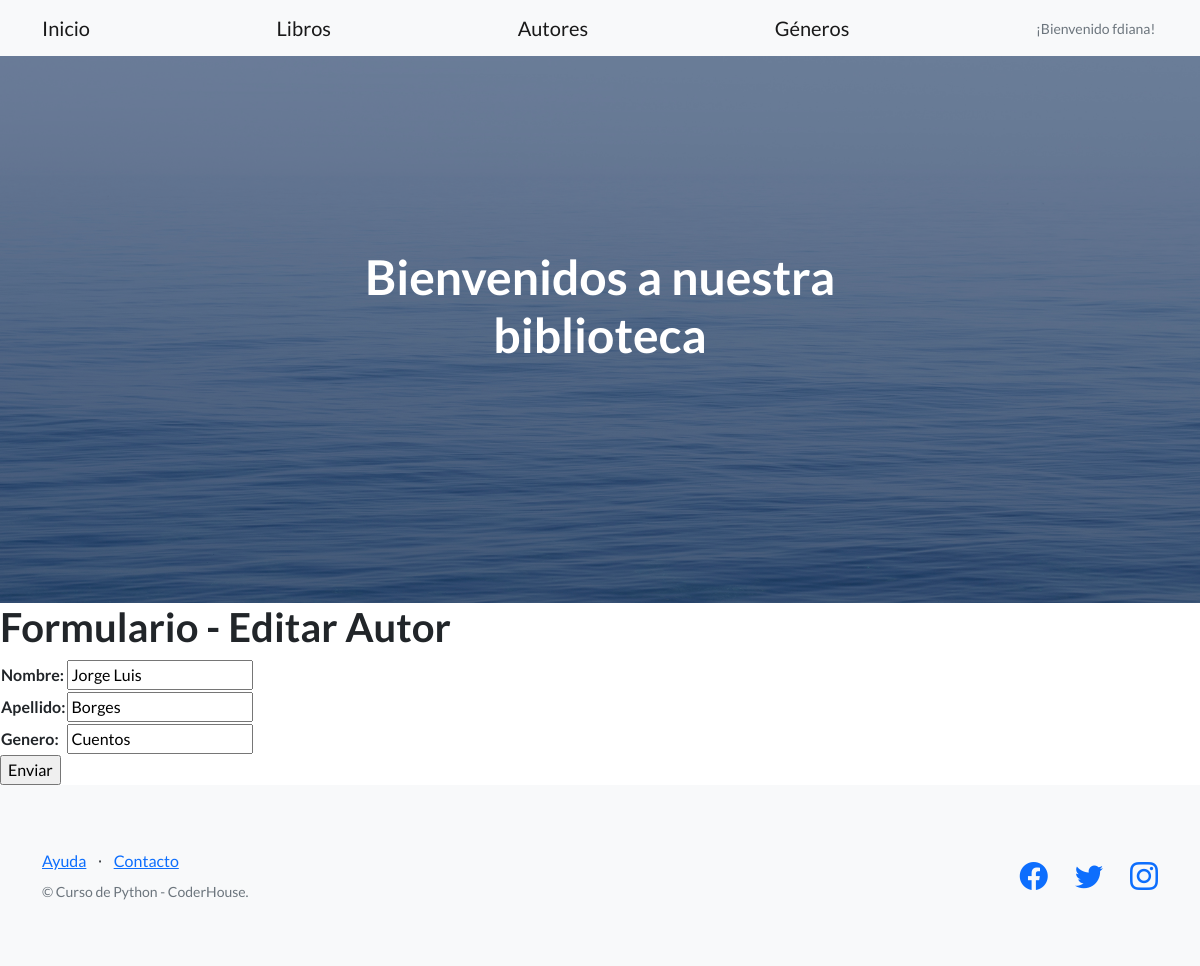
/editarAutores/Jorge Luis/ (signed in), run on the app's committed database.
### AppCoder/models.py (models this page shows, shortened)
class Autor(models.Model):
    nombre= models.CharField(max_length=30)
    apellido= models.CharField(max_length=30)
    genero= models.CharField(max_length=40)

### AppCoder/views.py (the view)
# urls.py: path('editarAutores/<autor_nombre>/', views.editarAutor, name="EditarAutor"),
def editarAutor(request, autor_nombre):
  autor = Autor.objects.get(nombre=autor_nombre)
  if request.method == 'POST':
    miFormulario = AutorFormulario(request.POST)
    print(miFormulario)
    if miFormulario.is_valid: # Si pasó la validación de Django
      informacion = miFormulario.cleaned_data
      autor.nombre = informacion['nombre']
      autor.apellido = informacion['apellido']
      autor.genero = informacion['genero']
      autor.save()
      return render(request, "AppCoder/inicio.html")
  else:
    miFormulario = AutorFormulario(initial={'nombre': autor.nombre, 'apellido': autor.apellido,
                          'genero': autor.genero})
  return render(request, "AppCoder/editarAutor.html", {"miFormulario": miFormulario, "autor_nombre": autor_nombre})

### AppCoder/forms.py
class AutorFormulario(forms.Form):
    nombre = forms.CharField()
    apellido = forms.CharField()
    genero = forms.CharField()

### AppCoder/templates/AppCoder/editarAutor.html (shortened to what this page needs)
{% extends "AppCoder/padre.html" %}
{% load static %}
{% block contenidoQueCambia %}
    <h1>Formulario - Editar Autor</h1>
    <form action="" method="POST">{% csrf_token %}
        <table>
            {{ miFormulario.as_table }}
        </table>
        <input type="submit", value="Enviar">
    </form>
{% endblock %}

### AppCoder/templates/AppCoder/padre.html (shortened to what this page needs)
<!DOCTYPE html>
<html lang="en">
    <head>
        {% load static %}
        <link href="https://cdn.jsdelivr.net/npm/bootstrap-icons@1.5.0/font/bootstrap-icons.css" rel="stylesheet" type="text/css" />
        <link href="{%static 'AppCoder/css/styles.css' %}" rel="stylesheet" />
    </head>
    <body>
        <nav class="navbar navbar-light bg-light static-top">
            <div class="container">
                <a class="navbar-brand" href="{% url 'Inicio' %}">Inicio</a>
                <a class="navbar-brand" href="{% url 'Libros' %}">Libros</a>
                <a class="navbar-brand" href="{% url 'Autores' %}">Autores</a>
                <a class="navbar-brand" href="{% url 'Géneros' %}">Géneros</a>
                {% if request.user.is_authenticated %}
                <p class="text-muted small mb-4 mb-lg-0"> ¡Bienvenido {{user.username}}! <img height="25px" src="{{url}}"></p>
                {% endif %}</a>
            </div>
        </nav>
        <header class="masthead">
            <div class="container position-relative">
                <div class="row justify-content-center">
                    <div class="col-xl-6">
                        <div class="text-center text-white">
                            <h1 class="mb-5">Bienvenidos a nuestra biblioteca</h1>
                        </div>
                    </div>
                </div>
            </div>
        </header>
        {% block contenidoQueCambia %}
        {% endblock %}
        <footer class="footer bg-light">
            <div class="container">
                <div class="row">
                    <div class="col-lg-6 h-100 text-center text-lg-start my-auto">
                        <ul class="list-inline mb-2">
                            <li class="list-inline-item"><a href="#!">Ayuda</a></li>
                            <li class="list-inline-item">⋅</li>
                            <li class="list-inline-item"><a href="#!">Contacto</a></li>
                        </ul>
                        <p class="text-muted small mb-4 mb-lg-0">&copy; Curso de Python - CoderHouse.</p>
                    </div>
                    <div class="col-lg-6 h-100 text-center text-lg-end my-auto">
                        <ul class="list-inline mb-0">
                            <li class="list-inline-item me-4">
                                <a href="#!"><i class="bi-facebook fs-3"></i></a>
                            </li>
                            <li class="list-inline-item me-4">
                                <a href="#!"><i class="bi-twitter fs-3"></i></a>
                            </li>
                            <li class="list-inline-item">
                                <a href="#!"><i class="bi-instagram fs-3"></i></a>
                            </li>
                        </ul>
                    </div>
                </div>
            </div>
        </footer>
    </body>
</html>

### data on the page
Autor: nombre "Jorge Luis", apellido "Borges", genero "Cuentos"

### other printed values
{{ user.username }} "fdiana"
